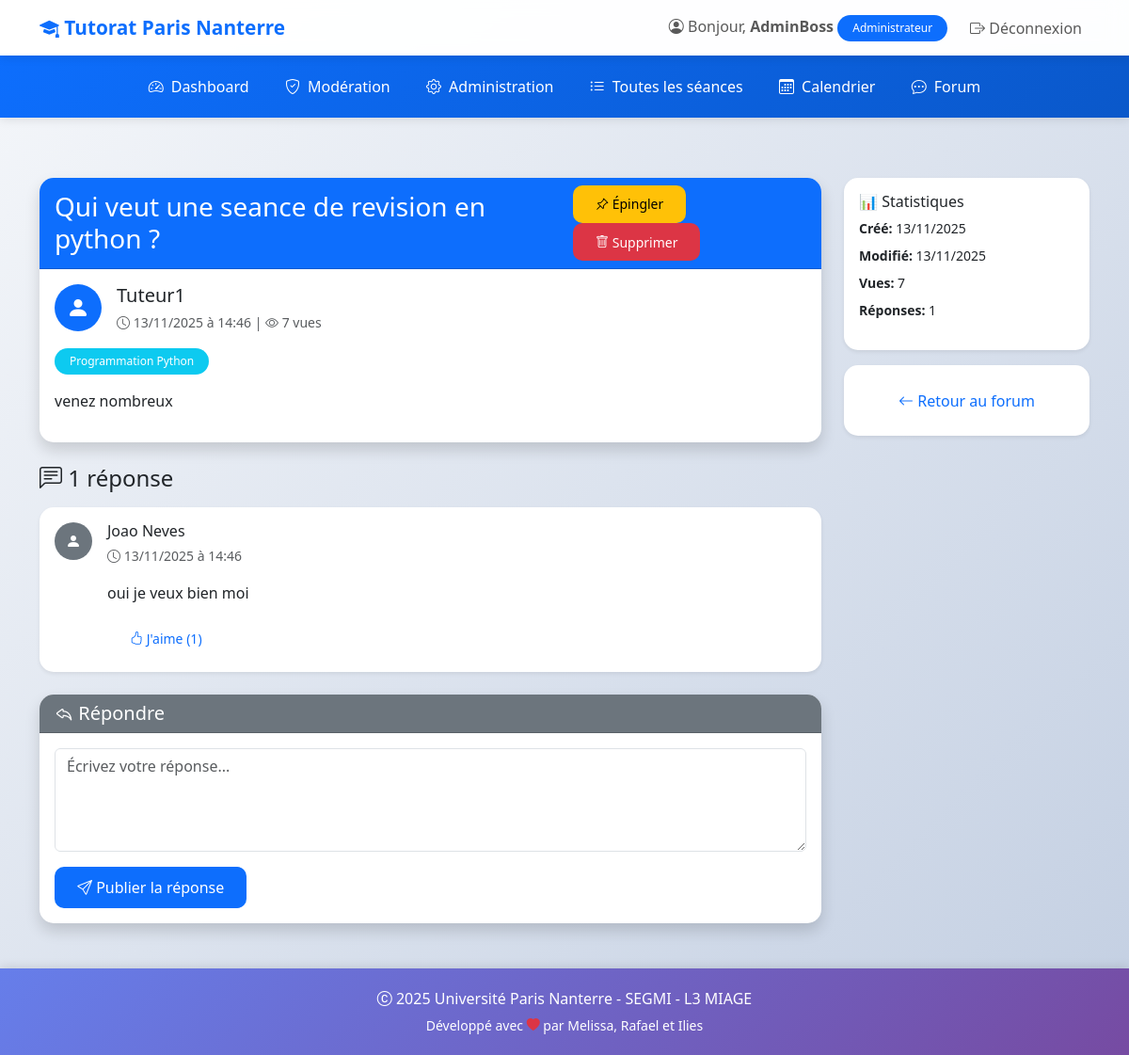
The app's page /forum/sujet/1/ (signed in) with its own data.
### tutorat/models.py (models this page shows, shortened)
class User(AbstractUser):
    ROLE_CHOICES = (
        ('ETUDIANT', 'Étudiant'),
        ('TUTEUR', 'Tuteur'),
        ('ADMIN', 'Administrateur'),
    )
    role = models.CharField(
        max_length=20,
        choices=ROLE_CHOICES,
        default='ETUDIANT',
        verbose_name="Rôle"
    )
    telephone = models.CharField(
        max_length=15,
        blank=True,
        null=True,
        verbose_name="Téléphone"
    )
    date_naissance = models.DateField(
        blank=True,
        null=True,
        verbose_name="Date de naissance"
    )
    class Meta:
        verbose_name = "Utilisateur"
        verbose_name_plural = "Utilisateurs"

class SujetForum(models.Model):
    titre = models.CharField(max_length=200, verbose_name="Titre")
    matiere = models.ForeignKey(
        Matiere,
        on_delete=models.CASCADE,
        related_name='sujets_forum',
        verbose_name="Matière"
    )
    auteur = models.ForeignKey(
        User,
        on_delete=models.CASCADE,
        related_name='sujets_crees',
        verbose_name="Auteur"
    )
    contenu = models.TextField(verbose_name="Contenu")
    epingle = models.BooleanField(default=False, verbose_name="Épinglé")
    resolu = models.BooleanField(default=False, verbose_name="Résolu")
    vues = models.IntegerField(default=0, verbose_name="Nombre de vues")
    created_at = models.DateTimeField(auto_now_add=True)
    updated_at = models.DateTimeField(auto_now=True)
    class Meta:
        verbose_name = "Sujet du forum"
        verbose_name_plural = "Sujets du forum"
        ordering = ['-epingle', '-updated_at']

class Matiere(models.Model):
    nom = models.CharField(max_length=100, verbose_name="Nom de la matière")
    code = models.CharField(max_length=10, unique=True, verbose_name="Code")
    description = models.TextField(blank=True, verbose_name="Description")
    class Meta:
        verbose_name = "Matière"
        verbose_name_plural = "Matières"
        ordering = ['nom']

class ReponseForum(models.Model):
    sujet = models.ForeignKey(
        SujetForum,
        on_delete=models.CASCADE,
        related_name='reponses',
        verbose_name="Sujet"
    )
    auteur = models.ForeignKey(
        User,
        on_delete=models.CASCADE,
        related_name='reponses_forum',
        verbose_name="Auteur"
    )
    contenu = models.TextField(verbose_name="Contenu")
    meilleure_reponse = models.BooleanField(default=False, verbose_name="Meilleure réponse")
    likes = models.ManyToManyField(
        User,
        related_name='reponses_likees',
        blank=True,
        verbose_name="J'aime"
    )
    created_at = models.DateTimeField(auto_now_add=True)
    updated_at = models.DateTimeField(auto_now=True)
    class Meta:
        verbose_name = "Réponse du forum"
        verbose_name_plural = "Réponses du forum"
        ordering = ['-meilleure_reponse', 'created_at']
    def nombre_likes(self):
        return self.likes.count()

### tutorat/views.py (the view)
# urls.py: path('forum/sujet/<int:pk>/', views.forum_sujet_detail, name='forum_sujet_detail'),
@login_required
def forum_sujet_detail(request, pk):
    sujet = get_object_or_404(SujetForum.objects.select_related('auteur', 'matiere'), pk=pk)
    sujet.vues += 1
    sujet.save(update_fields=['vues'])
    reponses = sujet.reponses.select_related('auteur').prefetch_related('likes')
    if request.method == 'POST':
        form = ReponseForumForm(request.POST)
        if form.is_valid():
            reponse = form.save(commit=False)
            reponse.sujet = sujet
            reponse.auteur = request.user
            reponse.save()
            if sujet.auteur != request.user:
                Notification.objects.create(
                    destinataire=sujet.auteur,
                    type='REPONSE_FORUM',
                    titre='Nouvelle réponse à votre sujet',
                    message=f'{request.user.first_name or request.user.username} a répondu à votre sujet "{sujet.titre}"',
                    lien=f'/forum/sujet/{sujet.pk}/'
                )
            messages.success(request, 'Votre réponse a été ajoutée !')
            return redirect('forum_sujet_detail', pk=pk)
    else:
        form = ReponseForumForm()
    context = {
        'sujet': sujet,
        'reponses': reponses,
        'form': form,
    }
    return render(request, 'tutorat/forum_sujet_detail.html', context)

### tutorat/templates/tutorat/forum_sujet_detail.html (shortened to what this page needs)
{% extends 'tutorat/base.html' %}
{% block content %}
<div class="row">
    <div class="col-md-9">
        <div class="card shadow mb-4">
            <div class="card-header bg-primary text-white">
                <div class="d-flex justify-content-between align-items-center">
                    <h3 class="mb-0">{{ sujet.titre }}</h3>
                    <div>
                        {% if user.role == 'ADMIN' %}
                            <a href="{% url 'admin_sujet_epingler' sujet.pk %}" class="btn btn-sm btn-warning">
                                <i class="bi bi-pin-angle"></i> {% if sujet.epingle %}Désépingler{% else %}Épingler{% endif %}
                            </a>
                            <a href="{% url 'admin_sujet_supprimer' sujet.pk %}" class="btn btn-sm btn-danger">
                                <i class="bi bi-trash"></i> Supprimer
                            </a>
                        {% endif %}
                    </div>
                </div>
            </div>
            <div class="card-body">
                <div class="d-flex align-items-start mb-3">
                    <div class="flex-shrink-0">
                        <div class="bg-primary text-white rounded-circle d-flex align-items-center justify-content-center" style="width: 50px; height: 50px;">
                            <i class="bi bi-person-fill fs-4"></i>
                        </div>
                    </div>
                    <div class="flex-grow-1 ms-3">
                        <h5 class="mb-1">{{ sujet.auteur.first_name }} {{ sujet.auteur.last_name|default:sujet.auteur.username }}</h5>
                        <small class="text-muted">
                            <i class="bi bi-clock"></i> {{ sujet.created_at|date:"d/m/Y à H:i" }}
                            | <i class="bi bi-eye"></i> {{ sujet.vues }} vue{{ sujet.vues|pluralize }}
                        </small>
                    </div>
                </div>
                <div class="mb-3">
                    <span class="badge bg-info">{{ sujet.matiere.nom }}</span>
                </div>
                <div class="sujet-contenu">
                    {{ sujet.contenu|linebreaks }}
                </div>
            </div>
        </div>
        <h4 class="mb-3">
            <i class="bi bi-chat-left-text"></i>
            {{ reponses.count }} réponse{{ reponses.count|pluralize }}
        </h4>
        {% for reponse in reponses %}
        <div class="card shadow-sm mb-3 {% if reponse.meilleure_reponse %}border-success{% endif %}">
            <div class="card-body">
                <div class="d-flex align-items-start">
                    <div class="flex-shrink-0">
                        <div class="bg-secondary text-white rounded-circle d-flex align-items-center justify-content-center" style="width: 40px; height: 40px;">
                            <i class="bi bi-person-fill"></i>
                        </div>
                    </div>
                    <div class="flex-grow-1 ms-3">
                        <h6 class="mb-1">
                            {{ reponse.auteur.first_name }} {{ reponse.auteur.last_name|default:reponse.auteur.username }}
                        </h6>
                        <small class="text-muted">
                            <i class="bi bi-clock"></i> {{ reponse.created_at|date:"d/m/Y à H:i" }}
                        </small>
                        <div class="mt-3">
                            {{ reponse.contenu|linebreaks }}
                        </div>
                        <div class="mt-3 d-flex gap-3">
                            <button class="btn btn-sm btn-outline-primary like-btn" data-reponse-id="{{ reponse.id }}">
                                <i class="bi bi-hand-thumbs-up"></i>
                                J'aime (<span class="like-count">{{ reponse.nombre_likes }}</span>)
                            </button>
                        </div>
                    </div>
                </div>
            </div>
        </div>
        {% endfor %}
        <div class="card shadow mt-4">
            <div class="card-header bg-secondary text-white">
                <h5 class="mb-0"><i class="bi bi-reply"></i> Répondre</h5>
            </div>
            <div class="card-body">
                <form method="post">
                    {{ form.contenu }}
                    <button type="submit" class="btn btn-primary mt-3">
                        <i class="bi bi-send"></i> Publier la réponse
                    </button>
                </form>
            </div>
        </div>
    </div>
    <div class="col-md-3">
        <div class="card shadow-sm mb-3">
            <div class="card-body">
                <h6 class="card-title">📊 Statistiques</h6>
                <ul class="list-unstyled small">
                    <li class="mb-2"><strong>Créé:</strong> {{ sujet.created_at|date:"d/m/Y" }}</li>
                    <li class="mb-2"><strong>Modifié:</strong> {{ sujet.updated_at|date:"d/m/Y" }}</li>
                    <li class="mb-2"><strong>Vues:</strong> {{ sujet.vues }}</li>
                    <li class="mb-2"><strong>Réponses:</strong> {{ reponses.count }}</li>
                </ul>
            </div>
        </div>
        <div class="card shadow-sm">
            <div class="card-body">
                <a href="{% url 'forum_accueil' %}" class="btn btn-outline-primary w-100">
                    <i class="bi bi-arrow-left"></i> Retour au forum
                </a>
            </div>
        </div>
    </div>
</div>
{% endblock %}

### tutorat/templates/tutorat/base.html (shortened to what this page needs)
<!DOCTYPE html>
<html lang="fr">
<head>
    <link href="https://cdn.jsdelivr.net/npm/bootstrap@5.3.0/dist/css/bootstrap.min.css" rel="stylesheet">
    <link rel="stylesheet" href="https://cdn.jsdelivr.net/npm/bootstrap-icons@1.11.0/font/bootstrap-icons.css">
</head>
<body>
    <nav class="navbar navbar-expand-lg navbar-light">
        <div class="container">
            <a class="navbar-brand" href="{% url 'accueil' %}">
                <i class="bi bi-mortarboard-fill"></i> Tutorat Paris Nanterre
            </a>
            <div class="collapse navbar-collapse" id="navbarNav">
                <ul class="navbar-nav ms-auto align-items-center">
                    {% if user.is_authenticated %}
                        <li class="nav-item">
                            <span class="navbar-text me-3">
                                <i class="bi bi-person-circle"></i>
                                Bonjour, <strong>{{ user.first_name|default:user.username }}</strong>
                                <span class="badge bg-primary">{{ user.get_role_display }}</span>
                            </span>
                        </li>
                        <li class="nav-item">
                            <a class="nav-link btn btn-outline-danger btn-sm" href="{% url 'deconnexion' %}">
                                <i class="bi bi-box-arrow-right"></i> Déconnexion
                            </a>
                        </li>
                    {% endif %}
                </ul>
            </div>
        </div>
    </nav>
    {% if user.is_authenticated %}
        <nav class="secondary-navbar">
            <div class="container">
                <ul class="nav justify-content-center">
                    {% if user.role == 'TUTEUR' %}
                        <li class="nav-item">
                            <a class="nav-link" href="{% url 'dashboard_tuteur' %}">
                                <i class="bi bi-speedometer2"></i> Dashboard
                            </a>
                        </li>
                        <li class="nav-item">
                            <a class="nav-link" href="{% url 'seance_create' %}">
                                <i class="bi bi-plus-circle"></i> Créer une séance
                            </a>
                        </li>
                        <li class="nav-item">
                            <a class="nav-link" href="{% url 'seance_list' %}">
                                <i class="bi bi-list-ul"></i> Mes séances
                            </a>
                        </li>
                        <li class="nav-item">
                            <a class="nav-link" href="{% url 'calendrier' %}">
                                <i class="bi bi-calendar3"></i> Calendrier
                            </a>
                        </li>
                        <li class="nav-item">
                            <a class="nav-link" href="{% url 'forum_accueil' %}">
                                <i class="bi bi-chat-dots"></i> Forum
                            </a>
                        </li>
                        <li class="nav-item">
                            <a class="nav-link" href="{% url 'messagerie_liste' %}">
                                <i class="bi bi-envelope"></i> Messages
                            </a>
                        </li>
                    {% elif user.role == 'ADMIN' %}
                        <li class="nav-item">
                            <a class="nav-link" href="{% url 'dashboard_admin' %}">
                                <i class="bi bi-speedometer2"></i> Dashboard
                            </a>
                        </li>
                        <li class="nav-item">
                            <a class="nav-link" href="{% url 'admin_moderation' %}">
                                <i class="bi bi-shield-check"></i> Modération
                            </a>
                        </li>
                        <li class="nav-item">
                            <a class="nav-link" href="/admin/">
                                <i class="bi bi-gear"></i> Administration
                            </a>
                        </li>
                        <li class="nav-item">
                            <a class="nav-link" href="{% url 'seance_list' %}">
                                <i class="bi bi-list-ul"></i> Toutes les séances
                            </a>
                        </li>
                        <li class="nav-item">
                            <a class="nav-link" href="{% url 'calendrier' %}">
                                <i class="bi bi-calendar3"></i> Calendrier
                            </a>
                        </li>
                        <li class="nav-item">
                            <a class="nav-link" href="{% url 'forum_accueil' %}">
                                <i class="bi bi-chat-dots"></i> Forum
                            </a>
                        </li>
                    {% endif %}
                </ul>
            </div>
        </nav>
    {% endif %}
    <main class="container my-5">
        {% block content %}{% endblock %}
    </main>
    <footer class="text-center">
        <div class="container">
            <p class="mb-1"><i class="bi bi-c-circle"></i> 2025 Université Paris Nanterre - SEGMI - L3 MIAGE</p>
            <p class="mb-0"><small>Développé avec <i class="bi bi-heart-fill text-danger"></i> par Melissa, Rafael et Ilies</small></p>
        </div>
    </footer>
</body>
</html>

### records on screen
User: first_name "AdminBoss", role "Administrateur"
SujetForum: titre "Qui veut une seance de revision en python ?", auteur.last_name "Tuteur1", created_at "13/11/2025 à 14:46", vues "7", matiere.nom "Programmation Python", contenu "venez nombreux", created_at "13/11/2025", updated_at "13/11/2025"
ReponseForum: auteur.first_name "Joao", auteur.last_name "Neves", created_at "13/11/2025 à 14:46", contenu "oui je veux bien moi", nombre_likes "1"

### other values on screen
{{ reponses.count }} "1"
